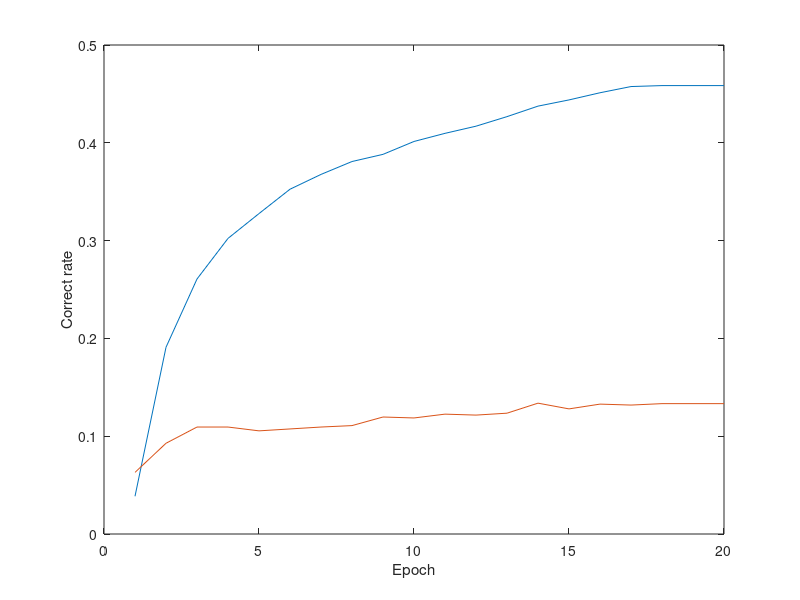
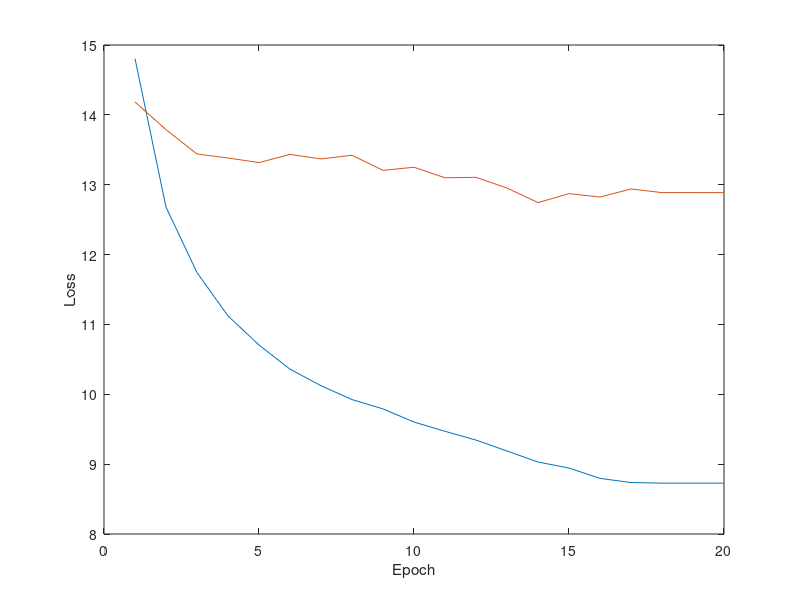

Write the MATLAB code that produced these figures, in order.
% % 16
% trainAcc = [0.295654296875, 0.78466796875, 0.897216796875, 0.95263671875, 0.9794921875, 0.992431640625, 0.9970703125, 0.99853515625, 0.998779296875, 0.9990234375, 0.9990234375, 0.999267578125, 0.999267578125, 0.999267578125, 0.999267578125, 0.999267578125, 0.999267578125, 0.999267578125, 0.999267578125, 0.999267578125];
% trainLoss = [3.8339065322652459, 0.87737164075952023, 0.42384960892377421, 0.21017872382071801, 0.10634218835912179, 0.055873461802548263, 0.031270003280951641, 0.019361631479114294, 0.013522462242690381, 0.010386978488895693, 0.0085830848147452343, 0.0074905256324200309, 0.0067942774112452753, 0.0063286272265941079, 0.0060036300865249359, 0.0057683979184730561, 0.0055927917755980161, 0.0054582444392963225, 0.0053528656587786827, 0.0052687619411244668];
% testAcc = [0.49365234375, 0.557373046875, 0.576416015625, 0.5908203125, 0.59716796875, 0.603515625, 0.608154296875, 0.61083984375, 0.615478515625, 0.616943359375, 0.619140625, 0.62060546875, 0.622314453125, 0.625, 0.626220703125, 0.62744140625, 0.627685546875, 0.628173828125, 0.62890625, 0.62939453125];
% testLoss = [2.2533148173242807, 1.9406881923787296, 1.8641200577840209, 1.8526962930336595, 1.8598414338193834, 1.8697520345449448, 1.8784074722789228, 1.8845616923645139, 1.8881427617743611, 1.8911179597489536, 1.8943235701881349, 1.8977851746603847, 1.9013459612615407, 1.9050148660317063, 1.9087889594957232, 1.912596583366394, 1.9163831318728626, 1.920150485355407, 1.9239003942348063, 1.9275902775116265];
% figure;
% plot(trainAcc, 'DisplayName','training set');
% hold on;
% plot(testAcc, 'DisplayName','test set');
% xlabel('Epoch') % x-axis label
% ylabel('Correct rate') % y-axis label
% 
% figure;
% plot(trainLoss, 'DisplayName','training set');
% hold on;
% plot(testLoss, 'DisplayName','test set');
% xlabel('Epoch') % x-axis label
% ylabel('Loss') % y-axis label

% 8
% trainAcc = [0.1767578125, 0.77783203125, 0.92138671875, 0.97412109375, 0.99560546875, 0.99853515625, 0.9990234375, 1.0, 1.0, 1.0, 1.0, 1.0, 1.0, 1.0, 1.0, 1.0, 1.0, 1.0, 1.0, 1.0];
% trainLoss = [4.9789091236889362, 0.9497342174872756, 0.37802272534463555, 0.16343747917562723, 0.071886317135067657, 0.033633500745054334, 0.017177249959786423, 0.0095257239954662509, 0.0057418744436290581, 0.0037208475368970539, 0.0025649235412856797, 0.0018682454901863821, 0.0014284401895565679, 0.001138103531957313, 0.00093804060270485934, 0.00079459523476543836, 0.00068802260739175836, 0.00060635424915744807, 0.00054206586855798378, 0.00049028417379304301];
% testAcc = [0.33642578125, 0.421875, 0.451171875, 0.46826171875, 0.48095703125, 0.48583984375, 0.49560546875, 0.4970703125, 0.5048828125, 0.5087890625, 0.51220703125, 0.509765625, 0.51123046875, 0.51220703125, 0.51171875, 0.51220703125, 0.51318359375, 0.51513671875, 0.515625, 0.517578125];
% testLoss = [3.1855321358889341, 2.6862190123647451, 2.5378982182592154, 2.4852718524634838, 2.4638763498514891, 2.4534089788794518, 2.4468980487436056, 2.4427196606993675, 2.4414409250020981, 2.4428978152573109, 2.4462886955589056, 2.4506541136652231, 2.4553387295454741, 2.4600621033459902, 2.464641235768795, 2.4690250307321548, 2.4732086528092623, 2.4771978389471769, 2.4809944834560156, 2.4845996350049973];
% figure;
% plot(trainAcc, 'DisplayName','training set');
% hold on;
% plot(testAcc, 'DisplayName','test set');
% xlabel('Epoch') % x-axis label
% ylabel('Correct rate') % y-axis label
% 
% figure;
% plot(trainLoss, 'DisplayName','training set');
% hold on;
% plot(testLoss, 'DisplayName','test set');
% xlabel('Epoch') % x-axis label
% ylabel('Loss') % y-axis label

% % 4
% trainAcc = [0.0517578125, 0.693359375, 0.9462890625, 0.9921875, 0.9970703125, 0.9990234375, 1.0, 1.0, 1.0, 1.0, 1.0, 1.0, 1.0, 1.0, 1.0, 1.0, 1.0, 1.0, 1.0, 1.0];
% trainLoss = [6.2707549184560776, 1.3294065129011869, 0.38165496755391359, 0.14961046539247036, 0.070614418713375926, 0.0362593510071747, 0.020049547427333891, 0.011828141752630472, 0.0073584155034041032, 0.0048052082420326769, 0.0032853434313437901, 0.0023464623955078423, 0.00174809681266197, 0.00135563442199782, 0.0010903109923674492, 0.00090493961943138856, 0.00077094227890484035, 0.00067083583962812554, 0.00059375638556957711, 0.00053279732310329564];
% testAcc = [0.1630859375, 0.26953125, 0.3037109375, 0.3203125, 0.330078125, 0.341796875, 0.349609375, 0.365234375, 0.37890625, 0.384765625, 0.384765625, 0.3876953125, 0.388671875, 0.3876953125, 0.3896484375, 0.396484375, 0.3984375, 0.3974609375, 0.3994140625, 0.3994140625];
% testLoss = [4.5489059090614319, 3.7920874133706093, 3.5782508254051208, 3.4869080409407616, 3.4269986636936665, 3.3775101117789745, 3.3344010859727859, 3.2993801683187485, 3.2739211469888687, 3.257784515619278, 3.2494156658649445, 3.2465671040117741, 3.2469698190689087, 3.2489093542098999, 3.2513912320137024, 3.2539540380239487, 3.256428524851799, 3.2587699890136719, 3.2609794214367867, 3.2630684226751328];
% figure;
% plot(trainAcc, 'DisplayName','training set');
% hold on;
% plot(testAcc, 'DisplayName','test set');
% xlabel('Epoch') % x-axis label
% ylabel('Correct rate') % y-axis label
% 
% figure;
% plot(trainLoss, 'DisplayName','training set');
% hold on;
% plot(testLoss, 'DisplayName','test set');
% xlabel('Epoch') % x-axis label
% ylabel('Loss') % y-axis label

% % 2
% trainAcc = [0.0234375, 0.490234375, 0.916015625, 0.99609375, 1.0, 1.0, 1.0, 1.0, 1.0, 1.0, 1.0, 1.0, 1.0, 1.0, 1.0, 1.0, 1.0, 1.0, 1.0, 1.0];
% trainLoss = [7.0989522337913513, 2.1149047836661339, 0.52656716853380203, 0.17368504870682955, 0.084748305380344391, 0.053056184202432632, 0.036764368182048202, 0.026489594718441367, 0.019367762259207666, 0.01424438483081758, 0.010526108206249774, 0.0078323656925931573, 0.0058857044496107846, 0.0044771934481104836, 0.0034520718472776935, 0.0026990597980329767, 0.0021403353021014482, 0.0017221575471921824, 0.001407113712048158, 0.0011684711571433581];
% testAcc = [0.046875, 0.12109375, 0.154296875, 0.166015625, 0.169921875, 0.173828125, 0.18359375, 0.1875, 0.1953125, 0.19921875, 0.201171875, 0.201171875, 0.205078125, 0.208984375, 0.216796875, 0.216796875, 0.224609375, 0.2265625, 0.2265625, 0.2265625];
% testLoss = [6.429975301027298, 5.6602542400360107, 5.4473003447055817, 5.4174874722957611, 5.4117568731307983, 5.4058922231197357, 5.3968522250652313, 5.3831092715263367, 5.364321380853653, 5.3414738774299622, 5.3166095912456512, 5.2922511398792267, 5.2708006203174591, 5.2540781795978546, 5.2430924773216248, 5.238000214099884, 5.2380543649196625, 5.2423103749752045, 5.2491333484649658, 5.2575461268424988];
% figure;
% plot(trainAcc, 'DisplayName','training set');
% hold on;
% plot(testAcc, 'DisplayName','test set');
% xlabel('Epoch') % x-axis label
% ylabel('Correct rate') % y-axis label
% 
% figure;
% plot(trainLoss, 'DisplayName','training set');
% hold on;
% plot(testLoss, 'DisplayName','test set');
% xlabel('Epoch') % x-axis label
% ylabel('Loss') % y-axis label

% Acc = [0.2265625, 0.3994140625, 0.517578125, 0.62939453125];
% Size = [2, 4, 8, 16];
% figure;
% plot(Size, Acc, '--o', 'DisplayName','test set');
% xlabel('Number of samples each class') % x-axis label
% ylabel('Correct rate') % y-axis label

% 2
trainAcc = [0.03857421875, 0.19091796875, 0.2607421875, 0.30224609375, 0.32763671875, 0.3525390625, 0.36767578125, 0.380859375, 0.38818359375, 0.4013671875, 0.40966796875, 0.4169921875, 0.4267578125, 0.4375, 0.44384765625, 0.451171875, 0.45751953125, 0.45849609375, 0.45849609375, 0.45849609375];
trainLoss = [14.805689841508865, 12.679409220814705, 11.74211211502552, 11.121609650552273, 10.705052986741066, 10.359575062990189, 10.122346840798855, 9.9246909320354462, 9.7908512800931931, 9.6029782369732857, 9.4701602905988693, 9.3444276079535484, 9.1883098930120468, 9.0304140001535416, 8.9443164691329002, 8.7961786538362503, 8.7370554208755493, 8.7280192226171494, 8.7280116826295853, 8.7280116826295853];
testAcc = [0.06298828125, 0.0927734375, 0.109375, 0.109375, 0.10546875, 0.107421875, 0.109375, 0.11083984375, 0.11962890625, 0.11865234375, 0.12255859375, 0.12158203125, 0.12353515625, 0.1337890625, 0.1279296875, 0.1328125, 0.1318359375, 0.13330078125, 0.13330078125, 0.13330078125];
testLoss = [14.184478923678398, 13.788206771016121, 13.439702481031418, 13.382779970765114, 13.316545248031616, 13.433940142393112, 13.369110718369484, 13.42202465236187, 13.205832839012146, 13.250108703970909, 13.09924753010273, 13.105524212121964, 12.952533379197121, 12.74386103451252, 12.872003972530365, 12.823917001485825, 12.939060255885124, 12.887245818972588, 12.887030184268951, 12.886733204126358];
figure;
plot(trainAcc, 'DisplayName','training set');
hold on;
plot(testAcc, 'DisplayName','test set');
xlabel('Epoch') % x-axis label
ylabel('Correct rate') % y-axis label

figure;
plot(trainLoss, 'DisplayName','training set');
hold on;
plot(testLoss, 'DisplayName','test set');
xlabel('Epoch') % x-axis label
ylabel('Loss') % y-axis label